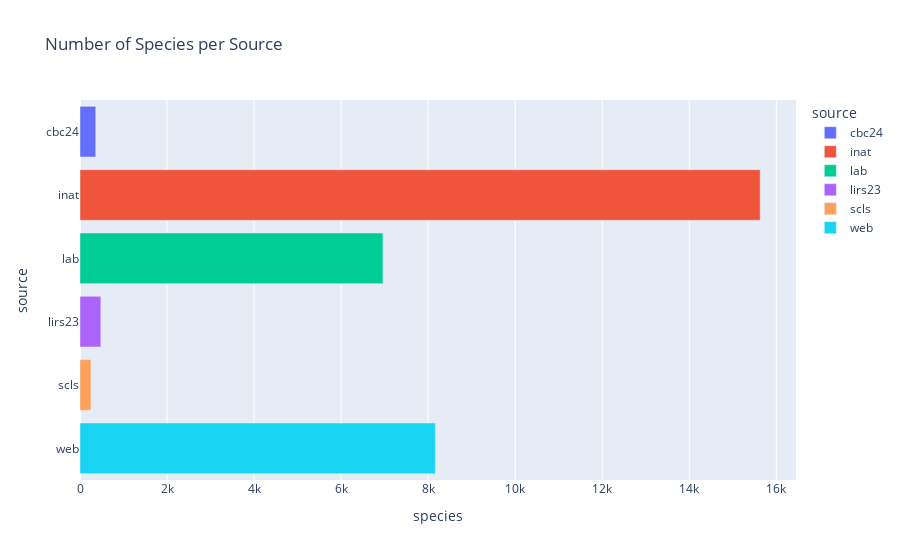

The notebook cell this image was saved under:
### Code cell
import plotly.express as px

df_plot = df_filtered.groupby(['source',])['species'].count().reset_index()

fig = px.bar(df_plot, x='species', y='source', title='Number of Species per Source', color='source', orientation='h',)
fig.show()

### Figure 1 — Plotly figure (JSON) as saved in the notebook; plotly's stock layout.template omitted (floating-point values rounded to 4 significant figures)
{"data": [{"alignmentgroup": "True", "hovertemplate": "source=%{y}<br>species=%{x}<extra></extra>", "legendgroup": "cbc24", "marker": {"color": "#636efa", "pattern": {"shape": ""}}, "name": "cbc24", "offsetgroup": "cbc24", "orientation": "h", "showlegend": true, "textposition": "auto", "type": "bar", "x": [362], "xaxis": "x", "y": ["cbc24"], "yaxis": "y"}, {"alignmentgroup": "True", "hovertemplate": "source=%{y}<br>species=%{x}<extra></extra>", "legendgroup": "inat", "marker": {"color": "#EF553B", "pattern": {"shape": ""}}, "name": "inat", "offsetgroup": "inat", "orientation": "h", "showlegend": true, "textposition": "auto", "type": "bar", "x": [15629], "xaxis": "x", "y": ["inat"], "yaxis": "y"}, {"alignmentgroup": "True", "hovertemplate": "source=%{y}<br>species=%{x}<extra></extra>", "legendgroup": "lab", "marker": {"color": "#00cc96", "pattern": {"shape": ""}}, "name": "lab", "offsetgroup": "lab", "orientation": "h", "showlegend": true, "textposition": "auto", "type": "bar", "x": [6961], "xaxis": "x", "y": ["lab"], "yaxis": "y"}, {"alignmentgroup": "True", "hovertemplate": "source=%{y}<br>species=%{x}<extra></extra>", "legendgroup": "lirs23", "marker": {"color": "#ab63fa", "pattern": {"shape": ""}}, "name": "lirs23", "offsetgroup": "lirs23", "orientation": "h", "showlegend": true, "textposition": "auto", "type": "bar", "x": [479], "xaxis": "x", "y": ["lirs23"], "yaxis": "y"}, {"alignmentgroup": "True", "hovertemplate": "source=%{y}<br>species=%{x}<extra></extra>", "legendgroup": "scls", "marker": {"color": "#FFA15A", "pattern": {"shape": ""}}, "name": "scls", "offsetgroup": "scls", "orientation": "h", "showlegend": true, "textposition": "auto", "type": "bar", "x": [251], "xaxis": "x", "y": ["scls"], "yaxis": "y"}, {"alignmentgroup": "True", "hovertemplate": "source=%{y}<br>species=%{x}<extra></extra>", "legendgroup": "web", "marker": {"color": "#19d3f3", "pattern": {"shape": ""}}, "name": "web", "offsetgroup": "web", "orientation": "h", "showlegend": true, "textposition": "auto", "type": "bar", "x": [8165], "xaxis": "x", "y": ["web"], "yaxis": "y"}], "layout": {"barmode": "relative", "legend": {"title": {"text": "source"}, "tracegroupgap": 0}, "title": {"text": "Number of Species per Source"}, "xaxis": {"anchor": "y", "domain": [0, 1], "title": {"text": "species"}}, "yaxis": {"anchor": "x", "categoryarray": ["web", "scls", "lirs23", "lab", "inat", "cbc24"], "categoryorder": "array", "domain": [0, 1], "title": {"text": "source"}}}}
